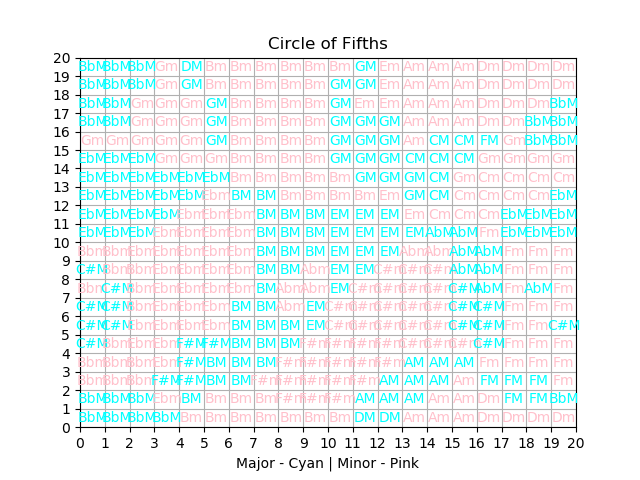

The script that drew this image:
__author__ = 'parkerat2'

import sys
import random
import pandas as pd
import math
import operator
import scipy.spatial.distance as sd
import numpy as np
import matplotlib.pyplot as plt

args = sys.argv
n = 24
m = 12
p = 20
c = 20
y = 360
a = 0.02


def d(i, j, k, l):
    dik = abs(i - k)
    if dik > p / 2:
        dik = p - dik

    djl = abs(j - l)
    if djl > p / 2:
        djl = p - djl

    dis = math.sqrt(dik**2 + djl**2)
    return dis


def main():
    #args = sys.argv
    dfo = pd.read_csv(args[1])
    #dfo = pd.read_csv("chords.csv")
    df = dfo.drop('Label', axis=1)
    dfo = dfo.as_matrix()
    df = df.as_matrix()

    W = [[[random.uniform(0, 1) for k in range(m)] for j in range(p)] for i in range(p)]

    for s in range(1, y + 1):
        for t in range(1, n + 1):
            r = random.randrange(0, n)
            rt = df[r]
            mini = float("inf")
            mi = float("inf")
            mj = float("inf")
            for i in range(1, p + 1):
                for j in range(1, p + 1):
                    mn = sd.euclidean(W[i - 1][j - 1], rt)
                    if mn < mini:
                        mini = mn
                        mi = i
                        mj = j
            for k in range(1, p + 1):
                for l in range(1, p + 1):
                    o = 1/3 * (p - 1 - s / c)
                    O = math.e**(-(d(mi, mj, k, l)/(2 * o**2)))
                    z = list(map(operator.sub, rt, W[k - 1][l - 1]))
                    z = [O * a * x for x in z]
                    W[k - 1][l - 1] = list(map(operator.add, W[k - 1][l - 1], z))

    chords = [["" for j in range(p)] for i in range(p)]

    for i in range(0, p):
        for j in range(0, p):
            close = -1 * float("inf")
            index = float("inf")
            for k in range(len(df)):
                cl = 1 - sd.cosine(W[i][j], df[k])
                if cl > close:
                    close = cl
                    index = k
            chords[i][j] = dfo[index, 0]

    #figure 2
    CM = df[0]
    CMmap = np.zeros((p, p))
    for i in range(len(CMmap)):
        for j in range(len(CMmap[i])):
            CMmap[i][j] = np.dot(np.array(CM), np.array(W[i][j]))
    plt.figure()
    plt.imshow(CMmap, cmap='hot', interpolation='nearest')
    plt.gca().invert_yaxis()
    plt.gca().set_xticklabels(np.arange(0, 21, 1))
    plt.gca().set_yticklabels(np.arange(0, 21, 1))
    plt.gca().set_xticks(np.arange(-0.5, 20, 1))
    plt.gca().set_yticks(np.arange(-0.5, 20, 1))
    plt.gca().set_title("C Major Heatmap")
    plt.xlim(-0.5, 19.5)
    plt.ylim(-0.5, 19.5)
    plt.xlim(-0.5, 19.5)
    plt.ylim(-0.5, 19.5)
    plt.colorbar()
    plt.savefig(args[3])

    #figure 3
    Cm = df[12]
    Cmmap = np.zeros((p, p))
    for i in range(len(Cmmap)):
        for j in range(len(Cmmap[i])):
            Cmmap[i][j] = np.dot(Cm, W[i][j])
    plt.figure()
    plt.imshow(Cmmap, cmap='hot', interpolation='nearest')
    plt.gca().invert_yaxis()
    plt.gca().set_xticklabels(np.arange(0, 21, 1))
    plt.gca().set_yticklabels(np.arange(0, 21, 1))
    plt.gca().set_xticks(np.arange(-0.5, 20, 1))
    plt.gca().set_yticks(np.arange(-0.5, 20, 1))
    plt.gca().set_title("C minor Heatmap")
    plt.xlim(-0.5, 19.5)
    plt.ylim(-0.5, 19.5)
    plt.colorbar()
    plt.savefig(args[4])

    # figure 1
    plt.figure()
    for i in range(len(chords)):
        for j in range(len(chords[i])):
            if 'M' in chords[i][j]:
                plt.text(i, j, chords[i][j], ha='center', va='center', color='cyan')
            else:
                plt.text(i, j, chords[i][j], ha='center', va='center', color='pink')
    plt.xlim(-0.5, 19.5)
    plt.ylim(-0.5, 19.5)
    plt.gca().set_xticklabels(np.arange(0, 21, 1))
    plt.gca().set_yticklabels(np.arange(0, 21, 1))
    plt.gca().set_xticks(np.arange(-0.5, 20, 1))
    plt.gca().set_yticks(np.arange(-0.5, 20, 1))
    plt.gca().set_title("Circle of Fifths")
    plt.gca().set_xlabel("Major - Cyan | Minor - Pink")
    plt.xlim(-0.5, 19.5)
    plt.ylim(-0.5, 19.5)
    plt.gca().grid(which='major')
    plt.savefig(args[2])
    plt.show()
    plt.clf()

if __name__ == '__main__':
    main()
